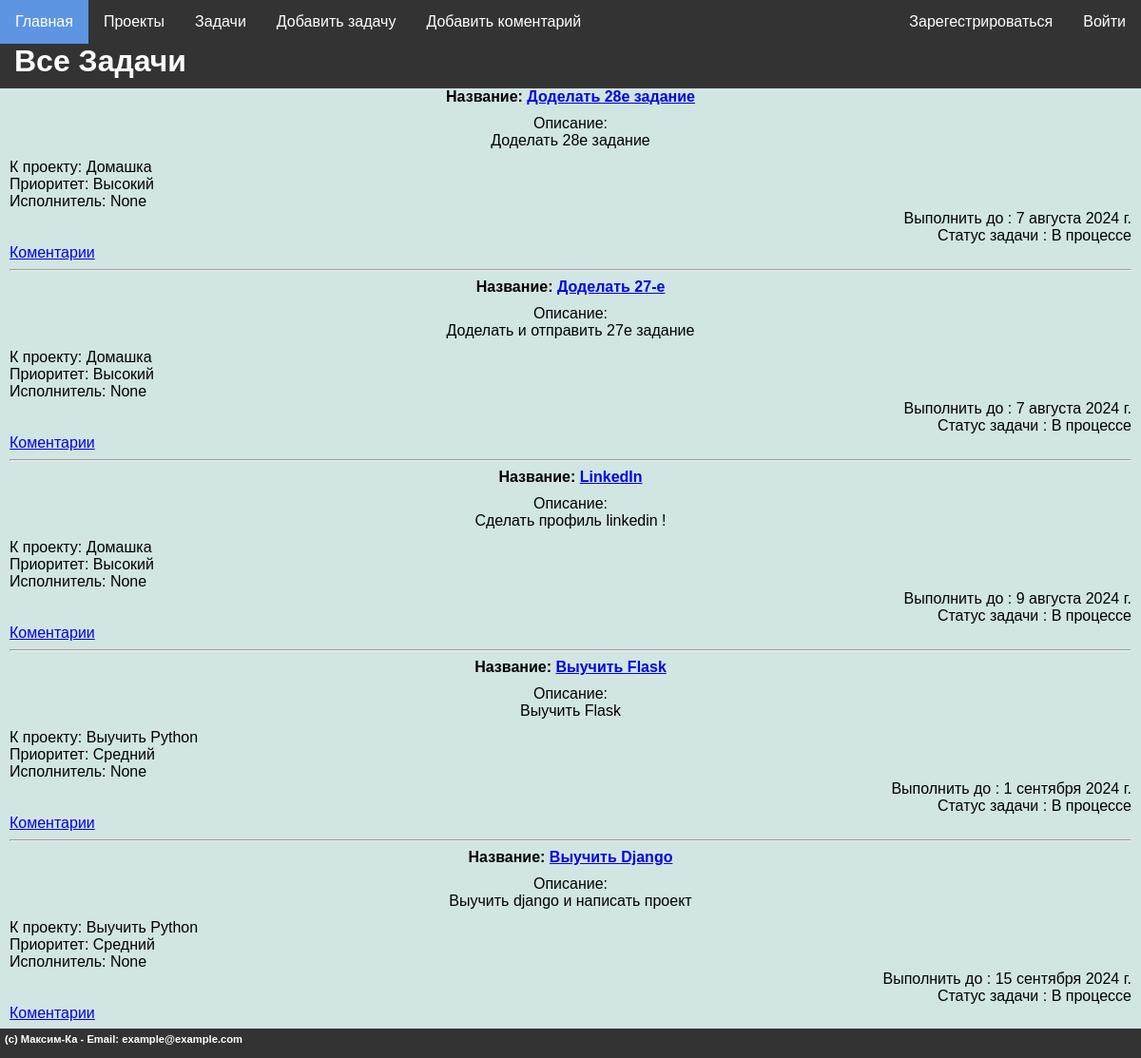
/tasks/, run on the app's committed database.
### mainsite/models.py (models this page shows, shortened)
class Tasks(models.Model):
    STATUS_CHOICES = [
        ('Ожидает', 'Ожидает'),
        ('В процессе', 'В процессе'),
        ('Готово', 'Готово'),
    ]
    PRIORITY_CHOICES = [
        ('Низкий', 'Низкий'),
        ('Средний', 'Средний'),
        ('Высокий', 'Высокий'),
    ]
    task_proj = models.ForeignKey(Project, to_field='proj_name', on_delete=models.CASCADE, related_name='tasks', verbose_name="Проект")
    implementer = models.ForeignKey(get_user_model(),on_delete=models.SET_NULL, related_name='task_user', null = True, default=None, verbose_name="Пользователь" )
    task_name = models.CharField(max_length=255, verbose_name="Задача")
    task_desc = models.TextField(blank=True, verbose_name="Описание задачи")
    task_end = models.DateField(null = True, verbose_name="Выполнить до")
    status = models.CharField(max_length=20, choices=STATUS_CHOICES, default='pending', verbose_name="Статус задачи")
    priority = models.CharField(max_length=20, choices=PRIORITY_CHOICES, default='medium', verbose_name="Приоритет задачи")
    class Meta:
        verbose_name = "Задачи"
        verbose_name_plural = "Задачи"
        ordering = ["task_end"]

class Project(models.Model):
    proj_name = models.CharField(max_length=255, unique=True, verbose_name="Название проекта")
    proj_desc = models.TextField(blank=True, verbose_name="Описание проекта")
    proj_create = models.DateTimeField(auto_now_add=True, verbose_name="Дата создания проекта")
    class Meta:
        verbose_name = "Проект"
        verbose_name_plural = "Проект"
        ordering = ["proj_create"]
    def __str__(self):
      return self.proj_name

### mainsite/views.py (the view)
# urls.py: path("tasks/", tasks, name='tasks'),
def tasks(request):
    menu = [{'title':'Главная','url':'/'},
            {'title':'Проекты','url':'/proj'},
            {'title':'Задачи','url':'/tasks'},
            {'title':'Добавить задачу','url':'/add_task'},
            {'title':'Добавить коментарий','url':'/add_coment'}]
    tasks = Tasks.objects.all()
    context = {
        'title': 'Все задачи',
        'menu': menu,
        'tasks': tasks,
        'footer' : "(c) Максим-Ка - Email: example@example.com",
        'header' : "Все Задачи"
        }
    return render(request, 'project_K/tasks.html',context)

### mainsite/templates/project_K/tasks.html
{% extends 'project_K/base.html' %} {% block content %} {%for a in tasks %}
<b>Название: <a href="/viewtask/{{a.id}}">{{ a.task_name }}</a></b>
<p>Описание:<br />{{ a.task_desc }}</p>
<div align="left">К проекту: {{ a.task_proj }}</div>
<div align="left">Приоритет: {{ a.priority }}</div>
<div align="left">Исполнитель: {{ a.implementer }}</div>
<div align="right">Выполнить до : {{ a.task_end }}</div>
<div align="right">Статус задачи : {{ a.status }}</div>
<div align="left"><a href="/coments/{{a.id}}">Коментарии</a></div>
<hr />
{% endfor %} {% endblock %}

### mainsite/static/style.css (style rules this page uses)
body, html { background-color: #edf4fc; margin: 0; padding: 0; width: 100%; padding-bottom: 10px; }
p { margin: 0px; padding-top: 10px; padding-bottom: 10px; }

### data on the page
Tasks: task_name "Доделать 28е задание", task_desc "Доделать 28е задание", task_proj "Домашка", priority "Высокий", implementer "None", task_end "7 августа 2024 г.", status "В процессе"
Tasks: task_name "Доделать 27-е", task_desc "Доделать и отправить 27е задание", task_proj "Домашка", priority "Высокий", implementer "None", task_end "7 августа 2024 г.", status "В процессе"
Tasks: task_name "LinkedIn", task_desc "Сделать профиль linkedin !", task_proj "Домашка", priority "Высокий", implementer "None", task_end "9 августа 2024 г.", status "В процессе"
Tasks: task_name "Выучить Flask", task_desc "Выучить Flask", task_proj "Выучить Python", priority "Средний", implementer "None", task_end "1 сентября 2024 г.", status "В процессе"
Tasks: task_name "Выучить Django", task_desc "Выучить django и написать проект", task_proj "Выучить Python", priority "Средний", implementer "None", task_end "15 сентября 2024 г.", status "В процессе"

### other printed values
{{ item.title }} "Главная" "Проекты" "Задачи" "Добавить задачу" "Добавить коментарий"
{{ header }} "Все Задачи"
{{ footer }} "(c) Максим-Ка - Email: example@example.com"
